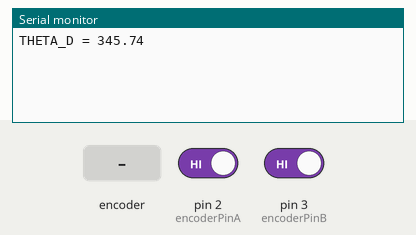
The sketch below on a simulated Arduino Uno, built with avr-gcc and run on an emulated ATmega328P. Shown: the last lines printed to the serial monitor. The inputs (shaded band) are chosen by the test bench; at power-on: pin 2 (encoderPinA) HIGH, pin 3 (encoderPinB) HIGH.

Above: at 1.2 s.
1.3 s: rotary encoder on pin 2 (encoderPinA) / pin 3 (encoderPinB) turned 1 step (first pin leading)
At 2.6 s:
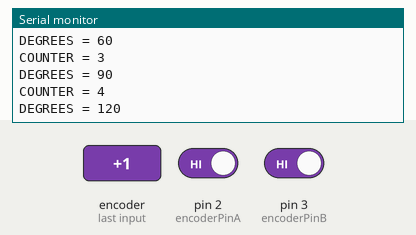
3.0 s: rotary encoder on pin 2 (encoderPinA) / pin 3 (encoderPinB) turned 1 step (first pin leading)
At 4.0 s:
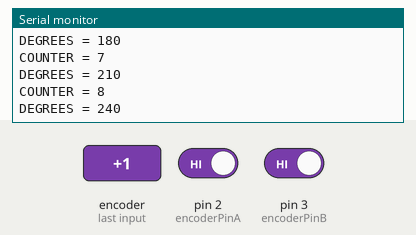

Measured:
- after the input at 1.3 s, the serial monitor: prints a new line at once (image 1)
- after the input at 3.0 s, the serial monitor: prints a new line at once (image 2)

The sketch:

encoder.ino
```cpp
#include <LiquidCrystal.h>

/******for testing****/
#define VOLUME_D 0.25
#define K 0.8

LiquidCrystal lcd(8, 9, 4, 5, 6, 7);
int lcd_case = 0;
volatile int timeToRun = 0;
int motorPin = 5;

//#define K 0.09

#define N1 20 //# of teeths
#define N2 13 // # of teeths
#define SLOPE 0.00047 // mml
#define DEG_ML_CAM  1/SLOPE //DEGREE MML CAMSHAFT


//RELATIONSHIP DEGREE-MML-MOTOR
#define DEG_ML_MOTOR N2/N1 * ( DEG_ML_CAM)


#define THETA_D VOLUME_D * DEG_ML_MOTOR //2765


int  PWM = 0;


#define encoderPinA 2
#define encoderPinB 3
#define CPR 12
volatile int counter = 0;
volatile boolean flag;
int var_degrees = 0;


void setup() {


  pinMode(5, OUTPUT);
  pinMode(encoderPinA, INPUT_PULLUP);
  pinMode(encoderPinB, INPUT_PULLUP);
  Serial.begin (9600);
  attachInterrupt(digitalPinToInterrupt(encoderPinA), isr_A, CHANGE); //INTERRUPT FOR A
  attachInterrupt(digitalPinToInterrupt(encoderPinB), isr_B, CHANGE); //INTERRUPT FOR B
  Serial.print("THETA_D = ");
  Serial.println(THETA_D);
}

void loop() {

   if(flag == true){
       var_degrees = ((360.0/CPR)*counter);
       Serial.print("COUNTER = " );
       Serial.println(counter);
       Serial.print("DEGREES = ");
       Serial.println(var_degrees);
       flag = false;
  }

     PWM = K* (abs(THETA_D) - abs(var_degrees));

           // Serial.println(PWM); //1352

  if( abs(var_degrees) > THETA_D){
   analogWrite(motorPin, 0);
  }
  else{
  analogWrite(motorPin, PWM);
  }


}
//Interrupts

void isr_A(){


flag = true;

  if(digitalRead(encoderPinA) == HIGH){

    if(digitalRead(encoderPinB) == LOW){
      counter = counter +1;
    }
    else{
      counter = counter -1;
    }
  }
  else{ //IF PIN A IS LOW
    if(digitalRead(encoderPinB) == HIGH){
      counter = counter +1;
    }
    else{
      counter = counter -1 ;
    }
  }

}

void isr_B(){


flag = true;
  if(digitalRead(encoderPinB) == HIGH)
  {
    if(digitalRead(encoderPinA) == HIGH)
    {
      counter = counter + 1;
    }
      else
    {
      counter = counter -1;
    }
  }
  else
  { //IF PIN A IS LOW
    if(digitalRead(encoderPinA) == LOW){
      counter = counter +1;
    }
    else{
      counter = counter -1 ;
    }
  }

}
```
